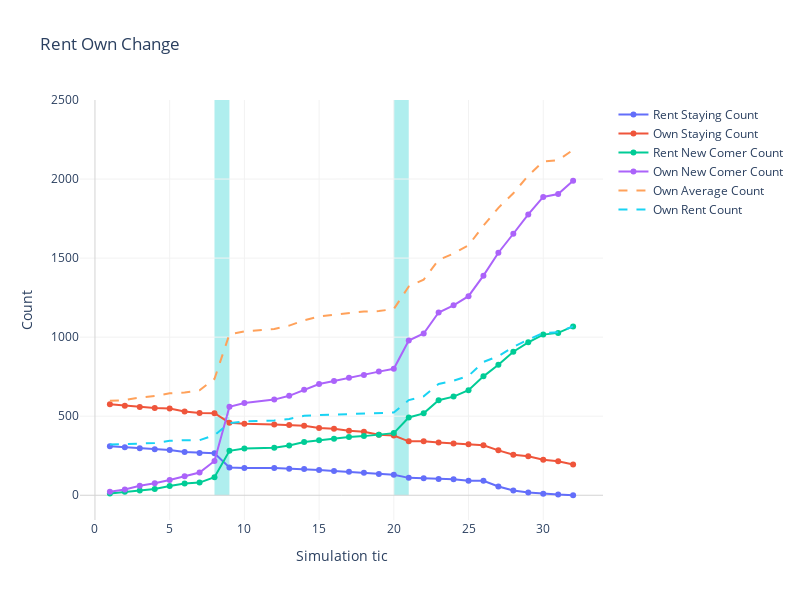

Notebook cell for this chart:
### Markdown cell above
## Rent And Go

### Code cell
graph12 = res2.copy()
fig = go.Figure()
fig.add_trace(go.Scatter(
    x=graph12['tic'],
    y=graph12['rentStayCount'],
    mode="lines+markers",
    name="Rent Staying Count"
))
fig.add_trace(go.Scatter(
    x=graph12['tic'],
    y=graph12['ownStayCount'],
    mode="lines+markers",
    name="Own Staying Count"
))
fig.add_trace(go.Scatter(
    x=graph12['tic'],
    y=graph12['rentNewCount'],
    mode="lines+markers",
    name="Rent New Comer Count"
))
fig.add_trace(go.Scatter(
    x=graph12['tic'],
    y=graph12['ownNewCount'],
    mode="lines+markers",
    name="Own New Comer Count"
))


fig.add_trace(go.Scatter(
    x=graph12['tic'],
    y=graph12['ownCount'],
    line=dict(dash='dash'),
    name="Own Average Count"
))




fig.add_trace(go.Scatter(
    x=graph12['tic'],
    y=graph12['rentCount'],
    line=dict(dash='dash'),
    name="Own Rent Count"
))





fig.add_shape(type="rect",
    x0=8, y0=0,
    x1=9, y1=2500,
    line=dict(
        color="LightSeaGreen",
        width=0,
    ),layer='below',
    fillcolor="PaleTurquoise",
)

fig.add_shape(type="rect",
    x0=20, y0=0,
    x1=21, y1=2500,
    line=dict(
        color="LightSeaGreen",
        width=0,
    ),layer='below',
    fillcolor="PaleTurquoise",visible=True
)
fig.update_layout(width=800,height=600, title='Rent Own Change')
fig.update_yaxes(title='Count',gridwidth=1, gridcolor=gridBG,zerolinewidth=1,zerolinecolor='lightgrey')
fig.update_xaxes(title='Simulation tic',gridwidth=1, gridcolor=gridBG,zerolinewidth=1,zerolinecolor='lightgrey')
fig.update_layout(showlegend=True,plot_bgcolor='rgba(0,0,0,0)')
fig.show()

### Figure 1 — Plotly figure (JSON) as saved in the notebook; plotly's stock layout.template omitted (floating-point values rounded to 4 significant figures)
{"data": [{"mode": "lines+markers", "name": "Rent Staying Count", "type": "scatter", "x": [1, 2, 3, 4, 5, 6, 7, 8, 9, 10, 12, 13, 14, 15, 16, 17, 18, 19, 20, 21, 22, 23, 24, 25, 26, 27, 28, 29, 30, 31, 32], "y": [310, 304, 297, 291, 286, 274, 268, 266, 176, 172, 172, 168, 166, 159, 153, 148, 142, 135, 130, 110, 108, 103, 101, 91, 91, 55, 30, 18, 10, 4, 0]}, {"mode": "lines+markers", "name": "Own Staying Count", "type": "scatter", "x": [1, 2, 3, 4, 5, 6, 7, 8, 9, 10, 12, 13, 14, 15, 16, 17, 18, 19, 20, 21, 22, 23, 24, 25, 26, 27, 28, 29, 30, 31, 32], "y": [575, 566, 558, 552, 548, 530, 520, 519, 459, 453, 447, 444, 439, 426, 420, 408, 402, 383, 378, 341, 341, 333, 328, 322, 316, 284, 256, 246, 224, 215, 195]}, {"mode": "lines+markers", "name": "Rent New Comer Count", "type": "scatter", "x": [1, 2, 3, 4, 5, 6, 7, 8, 9, 10, 12, 13, 14, 15, 16, 17, 18, 19, 20, 21, 22, 23, 24, 25, 26, 27, 28, 29, 30, 31, 32], "y": [11, 22, 30, 40, 58, 74, 80, 114, 281, 295, 301, 315, 337, 348, 357, 368, 374, 383, 393, 492, 518, 601, 624, 664, 752, 825, 908, 967, 1016, 1027, 1068]}, {"mode": "lines+markers", "name": "Own New Comer Count", "type": "scatter", "x": [1, 2, 3, 4, 5, 6, 7, 8, 9, 10, 12, 13, 14, 15, 16, 17, 18, 19, 20, 21, 22, 23, 24, 25, 26, 27, 28, 29, 30, 31, 32], "y": [22, 36, 60, 76, 97, 120, 144, 217, 560, 583, 605, 629, 668, 704, 722, 743, 760, 782, 800, 979, 1023, 1156, 1201, 1259, 1389, 1534, 1654, 1776, 1887, 1905, 1989]}, {"line": {"dash": "dash"}, "name": "Own Average Count", "type": "scatter", "x": [1, 2, 3, 4, 5, 6, 7, 8, 9, 10, 12, 13, 14, 15, 16, 17, 18, 19, 20, 21, 22, 23, 24, 25, 26, 27, 28, 29, 30, 31, 32], "y": [597, 602, 618, 628, 645, 650, 664, 736, 1019, 1036, 1052, 1073, 1107, 1130, 1142, 1151, 1162, 1165, 1178, 1320, 1364, 1489, 1529, 1581, 1705, 1818, 1910, 2022, 2111, 2120, 2184]}, {"line": {"dash": "dash"}, "name": "Own Rent Count", "type": "scatter", "x": [1, 2, 3, 4, 5, 6, 7, 8, 9, 10, 12, 13, 14, 15, 16, 17, 18, 19, 20, 21, 22, 23, 24, 25, 26, 27, 28, 29, 30, 31, 32], "y": [321, 326, 327, 331, 344, 348, 348, 380, 457, 467, 473, 483, 503, 507, 510, 516, 516, 518, 523, 602, 626, 704, 725, 755, 843, 880, 938, 985, 1026, 1031, 1068]}], "layout": {"height": 600, "plot_bgcolor": "rgba(0, 0, 0, 0)", "shapes": [{"fillcolor": "PaleTurquoise", "layer": "below", "line": {"color": "LightSeaGreen", "width": 0}, "type": "rect", "x0": 8, "x1": 9, "y0": 0, "y1": 2500}, {"fillcolor": "PaleTurquoise", "layer": "below", "line": {"color": "LightSeaGreen", "width": 0}, "type": "rect", "visible": true, "x0": 20, "x1": 21, "y0": 0, "y1": 2500}], "showlegend": true, "title": {"text": "Rent Own Change"}, "width": 800, "xaxis": {"autorange": true, "gridcolor": "#f2f2f2", "gridwidth": 1, "range": [-1.008, 34.01], "title": {"text": "Simulation tic"}, "type": "linear", "zerolinecolor": "lightgrey", "zerolinewidth": 1}, "yaxis": {"autorange": true, "gridcolor": "#f2f2f2", "gridwidth": 1, "range": [-156.5, 2500], "title": {"text": "Count"}, "type": "linear", "zerolinecolor": "lightgrey", "zerolinewidth": 1}}}
